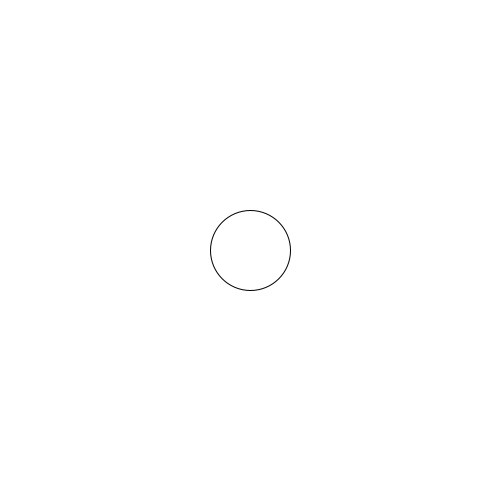
Frame 1 (no input)
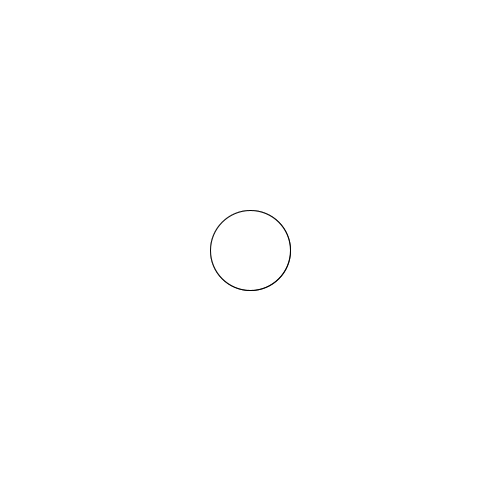
Frame 2 (the mouse pressed at the canvas centre, redrawn once)

The Processing sketch that drew these frames (run headless with seeded random() and noise(); the mouse was pressed at the canvas centre and the sketch redrawn once):

// Processing sketch: processing_82956
// ── processing_82956.pde

void setup()
{
  //SIZE
  //La taille en pixel du papier de la fenêtre est largeur= 220 hauteur= 200
  size(500,500);
  
  smooth();
 
  //BACKGROUND
  //Peindre le fond de notre fenetre 
  background(255);
 
}

void draw()
{


  ellipse(250,250,80,80);  
  
  
  noLoop();

}
